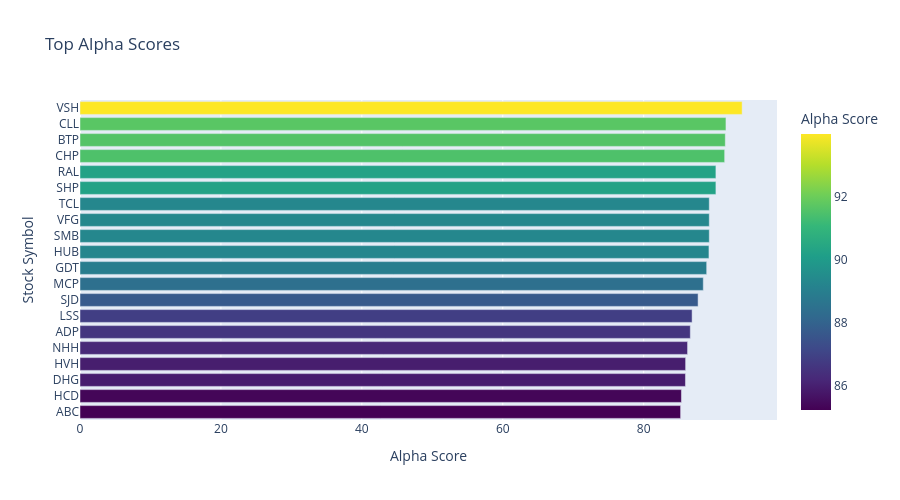

Source (notebook cell):
### Markdown cell above
### 1.1 Top 20 Alpha Scores
Biểu đồ cột hiển thị mức độ chênh lệch điểm số Alpha giữa các mã hàng đầu.

### Code cell
# Cell: Interactive Top Alpha Bar Chart
from src.reporting.chart_factory import top_alpha_bar_chart

fig_bar = top_alpha_bar_chart(ranking, top_n=20)
fig_bar.show()

### Figure 1 — Plotly figure (JSON) as saved in the notebook; plotly's stock layout.template omitted (floating-point values rounded to 4 significant figures)
{"data": [{"hovertemplate": "Alpha Score=%{marker.color}<br>Stock Symbol=%{y}<extra></extra>", "legendgroup": "", "marker": {"color": [93.98, 91.68, 91.59, 91.49, 90.25, 90.25, 89.31, 89.31, 89.31, 89.26, 88.94, 88.46, 87.72, 86.87, 86.62, 86.23, 85.95, 85.93, 85.36, 85.24], "coloraxis": "coloraxis", "pattern": {"shape": ""}}, "name": "", "orientation": "h", "showlegend": false, "textposition": "auto", "type": "bar", "x": [93.98, 91.68, 91.59, 91.49, 90.25, 90.25, 89.31, 89.31, 89.31, 89.26, 88.94, 88.46, 87.72, 86.87, 86.62, 86.23, 85.95, 85.93, 85.36, 85.24], "xaxis": "x", "y": ["VSH", "CLL", "BTP", "CHP", "RAL", "SHP", "VFG", "TCL", "SMB", "HUB", "GDT", "MCP", "SJD", "LSS", "ADP", "NHH", "HVH", "DHG", "HCD", "ABC"], "yaxis": "y"}], "layout": {"barmode": "relative", "coloraxis": {"autocolorscale": false, "colorbar": {"title": {"text": "Alpha Score"}}, "colorscale": [[0, "#440154"], [0.1111, "#482878"], [0.2222, "#3e4989"], [0.3333, "#31688e"], [0.4444, "#26828e"], [0.5556, "#1f9e89"], [0.6667, "#35b779"], [0.7778, "#6ece58"], [0.8889, "#b5de2b"], [1, "#fde725"]]}, "height": 500, "legend": {"tracegroupgap": 0}, "title": {"text": "Top Alpha Scores"}, "xaxis": {"anchor": "y", "domain": [0, 1], "title": {"text": "Alpha Score"}}, "yaxis": {"anchor": "x", "categoryorder": "total ascending", "domain": [0, 1], "title": {"text": "Stock Symbol"}}}}
